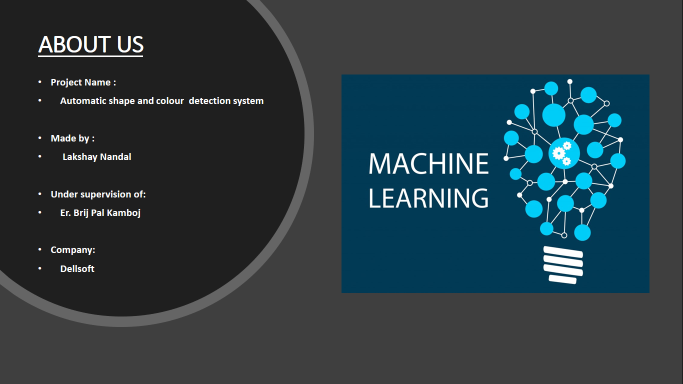
#> input picture About_Us.png, 1366 x 768 px (shown at 1/2 size)
$ python AboutUs.py
#> lines starting #> are read from the running program, lines starting #| are printed output that depends on the picture
import cv2


img = cv2.imread("About_Us.png")
#> img is the input picture: shape (768, 1366, 3); mean B, G, R 66.3, 59.5, 43.3
# bigger = cv2.resize(img, (1000, 750))
h,w,z = img.shape
#> h = 768; w = 1366; z = 3
Half = cv2.resize(img,(int(w/1.3),int(h/1.3)))
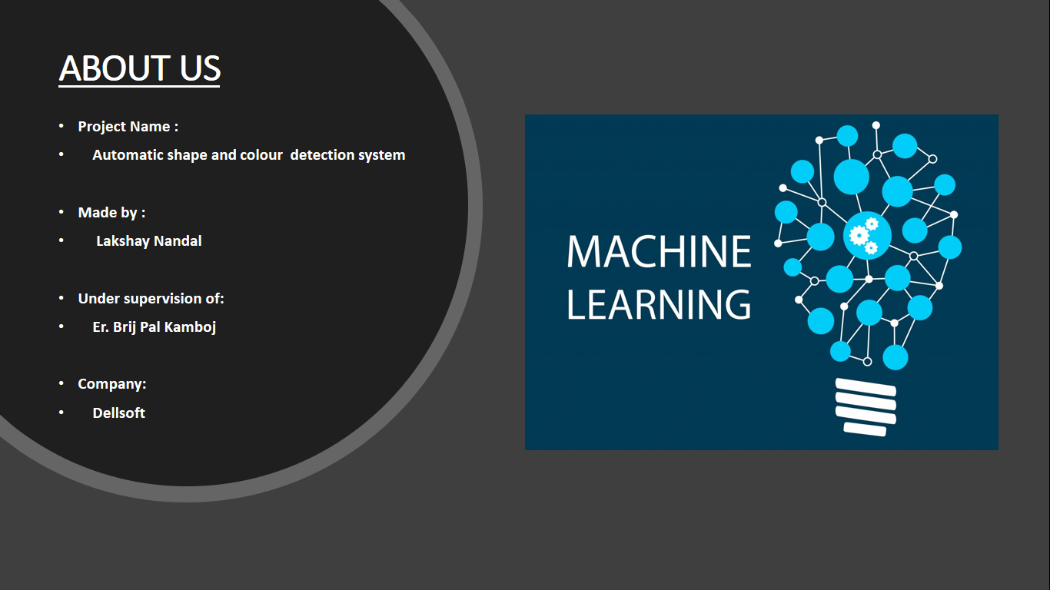
#> Half: shape (590, 1050, 3); mean B, G, R 66.3, 59.5, 43.4
cv2.imshow("About Us", Half)
cv2.waitKey(0)
cv2.destroyAllWindows()
